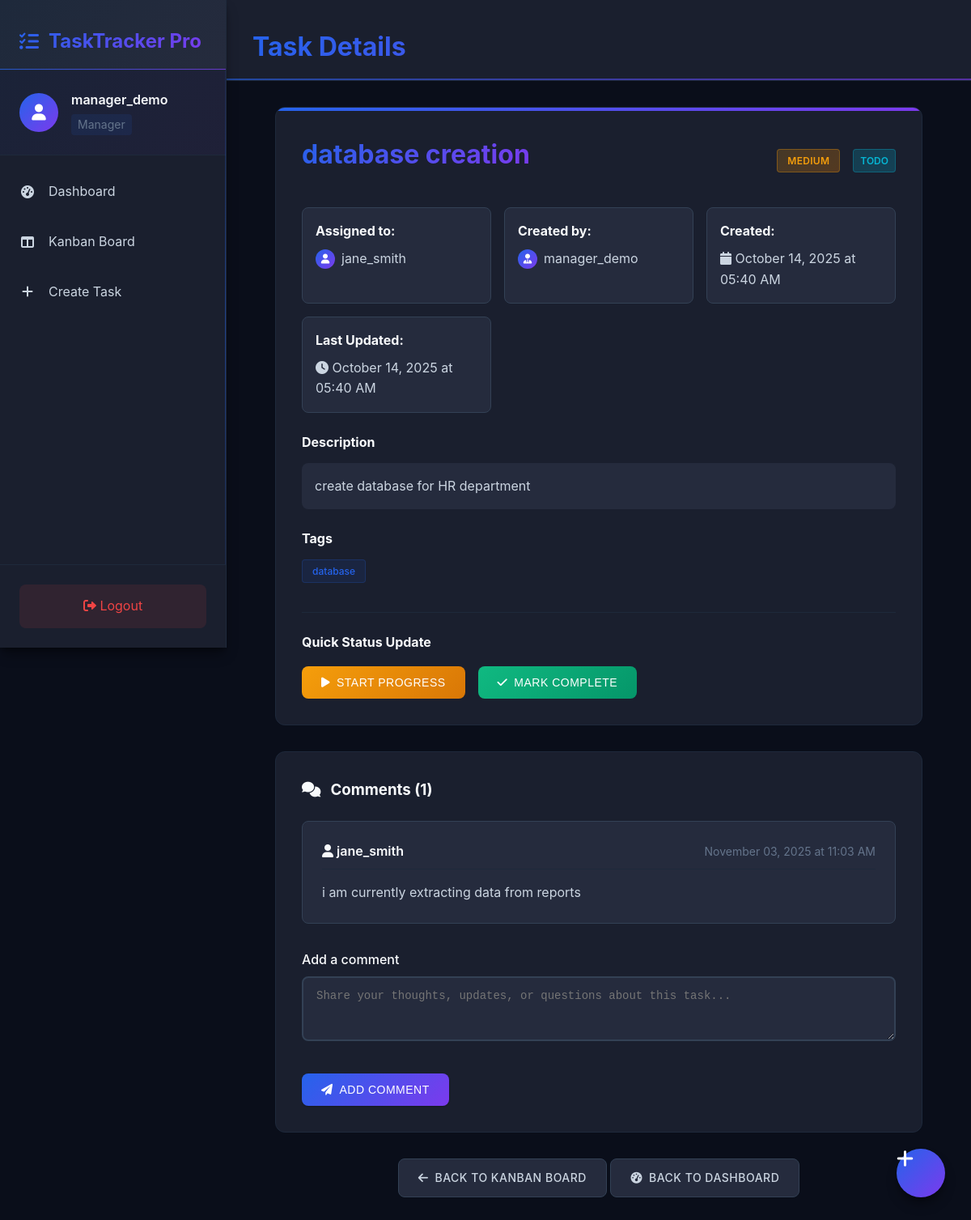
The app's page /tasks/detail/12 (signed in) with its own data.
### models.py (models this page shows, shortened)
class User(db.Model):
    __tablename__ = 'users'
    id = db.Column(db.Integer, primary_key=True)
    username = db.Column(db.String(80), unique=True, nullable=False)
    email = db.Column(db.String(120), unique=True, nullable=False)
    password_hash = db.Column(db.String(255), nullable=False)
    role = db.Column(db.String(50), nullable=False, default='employee')  # admin, manager, employee
    is_active = db.Column(db.Boolean, default=True)
    is_approved = db.Column(db.Boolean, default=False)  # For manager approval
    is_leader = db.Column(db.Boolean, default=False)  # Employee can be promoted to leader
    leader_capacity = db.Column(db.Integer, default=None)  # Max direct reports for leaders
    manager_id = db.Column(db.Integer, db.ForeignKey('users.id'), nullable=True)
    leader_id = db.Column(db.Integer, db.ForeignKey('users.id'), nullable=True)
    direct_reports = db.relationship('User', backref=db.backref('manager', remote_side=[id]), lazy=True, foreign_keys=[manager_id])
    led_employees = db.relationship('User', backref=db.backref('leader', remote_side=[id]), lazy=True, foreign_keys=[leader_id])
    created_tasks = db.relationship('Task', backref='created_by_user', lazy=True, foreign_keys='Task.created_by_id')
    assigned_tasks = db.relationship('Task', backref='assigned_to_user', lazy=True, foreign_keys='Task.assigned_to_id')
    comments = db.relationship('Comment', backref='author_user', lazy=True)
    created_at = db.Column(db.DateTime, default=datetime.utcnow)
    updated_at = db.Column(db.DateTime, default=datetime.utcnow, onupdate=datetime.utcnow)

class Task(db.Model):
    __tablename__ = 'tasks'
    id = db.Column(db.Integer, primary_key=True)
    title = db.Column(db.String(200), nullable=False)
    description = db.Column(db.Text)
    priority = db.Column(db.String(20), default='Medium')  # Low, Medium, High
    status = db.Column(db.String(20), default='todo')  # todo, in_progress, done
    tags = db.Column(db.Text)  # Comma-separated tags
    deadline = db.Column(db.DateTime, nullable=True)
    completed_at = db.Column(db.DateTime, nullable=True)
    assigned_to_id = db.Column(db.Integer, db.ForeignKey('users.id'), nullable=False)
    created_by_id = db.Column(db.Integer, db.ForeignKey('users.id'), nullable=False)
    comments = db.relationship('Comment', backref='task', lazy=True, cascade='all, delete-orphan')
    created_at = db.Column(db.DateTime, default=datetime.utcnow)
    updated_at = db.Column(db.DateTime, default=datetime.utcnow, onupdate=datetime.utcnow)
    def get_assigned_to(self):
        try:
            return User.query.get(self.assigned_to_id)
        except Exception as e:
            print(f"Error getting assigned user: {e}")
            return None
    def get_created_by(self):
        try:
            return User.query.get(self.created_by_id)
        except Exception as e:
            print(f"Error getting creator user: {e}")
            return None
    def get_tags_list(self):
        try:
            if self.tags:
                return [tag.strip() for tag in self.tags.split(',') if tag.strip()]
            return []
        except Exception as e:
            print(f"Error parsing tags: {e}")
            return []

class Comment(db.Model):
    __tablename__ = 'comments'
    id = db.Column(db.Integer, primary_key=True)
    text = db.Column(db.Text, nullable=False)
    task_id = db.Column(db.Integer, db.ForeignKey('tasks.id'), nullable=False)
    author_id = db.Column(db.Integer, db.ForeignKey('users.id'), nullable=False)
    created_at = db.Column(db.DateTime, default=datetime.utcnow)
    updated_at = db.Column(db.DateTime, default=datetime.utcnow, onupdate=datetime.utcnow)
    def get_author(self):
        try:
            return User.query.get(self.author_id)
        except Exception as e:
            print(f"Error getting comment author: {e}")
            return None

### routes/tasks.py (the view)
@task_bp.route('/detail/<int:task_id>')
@login_required
def task_detail(task_id):
    try:
        current_user = User.query.get(session['user_id'])
        task = Task.query.get_or_404(task_id)
        assigned_to = task.get_assigned_to()
        can_view = (
            current_user.role == 'admin' or
            task.created_by_id == current_user.id or
            task.assigned_to_id == current_user.id or
            (current_user.role == 'manager' and assigned_to and assigned_to.manager_id == current_user.id) or
            (current_user.is_leader and assigned_to and assigned_to.leader_id == current_user.id)
        )
        if not can_view:
            flash('You do not have permission to view this task.', 'error')
            return redirect(url_for('home'))
        comments = Comment.query.filter_by(task_id=task_id).order_by(Comment.created_at.desc()).all()
        can_update = (
            current_user.role == 'admin' or
            task.created_by_id == current_user.id or
            task.assigned_to_id == current_user.id or
            (current_user.role == 'manager' and assigned_to and current_user.can_assign_task_to(assigned_to)) or
            (current_user.is_leader and assigned_to and assigned_to.leader_id == current_user.id)
        )
        return render_template('tasks/detail.html',
                             task=task,
                             comments=comments,
                             current_user=current_user,
                             can_update=can_update,
                             assigned_to=assigned_to,
                             created_by=task.get_created_by())
    except Exception as e:
        print(f"Task detail error: {e}")
        flash('Error loading task details.', 'error')
        return redirect(url_for('home'))

### app.py (called while the page is built)
@app.context_processor
def inject_user():
    if 'user_id' in session:
        user = User.query.get(session['user_id'])
        return dict(current_user=user, User=User)
    return dict(current_user=None, User=User)

### routes/auth.py (called while the page is built)
def login_required(f):
    @wraps(f)
    def decorated_function(*args, **kwargs):
        if 'user_id' not in session:
            flash('Please login to access this page.', 'warning')
            return redirect(url_for('auth.login'))
        return f(*args, **kwargs)
    return decorated_function

### templates/tasks/detail.html (shortened to what this page needs)
{% extends "base.html" %}
{% block page_title %}Task Details{% endblock %}
{% block content %}
<div class="task-detail-container">
    <div class="task-detail-header">
        <div style="display: flex; align-items: center; justify-content: space-between; margin-bottom: 1.5rem;">
            <h1 class="task-detail-title">{{ task.title }}</h1>
            <div style="display: flex; gap: 1rem; align-items: center;">
                <span class="task-priority {{ task.priority.lower() }}">{{ task.priority }}</span>
                <span class="status-badge status-{{ task.status }}">{{ task.status.replace('_', ' ')|title }}</span>
            </div>
        </div>
        <div class="task-detail-meta">
            <div class="meta-item">
                <strong style="color: var(--text-primary);">Assigned to:</strong>
                <div style="color: var(--text-secondary); margin-top: 0.5rem; display: flex; align-items: center; gap: 0.5rem;">
                    <div class="user-avatar" style="width: 24px; height: 24px; font-size: 0.75rem;">
                        <i class="fas fa-user"></i>
                    </div>
                    {{ assigned_to.username if assigned_to else 'Unknown' }}
                </div>
            </div>
            <div class="meta-item">
                <strong style="color: var(--text-primary);">Created by:</strong>
                <div style="color: var(--text-secondary); margin-top: 0.5rem; display: flex; align-items: center; gap: 0.5rem;">
                    <div class="user-avatar" style="width: 24px; height: 24px; font-size: 0.75rem;">
                        <i class="fas fa-user-tie"></i>
                    </div>
                    {{ created_by.username if created_by else 'Unknown' }}
                </div>
            </div>
            <div class="meta-item">
                <strong style="color: var(--text-primary);">Created:</strong>
                <div style="color: var(--text-secondary); margin-top: 0.5rem;">
                    <i class="fas fa-calendar"></i>
                    {{ task.created_at.strftime('%B %d, %Y at %I:%M %p') }}
                </div>
            </div>
            <div class="meta-item">
                <strong style="color: var(--text-primary);">Last Updated:</strong>
                <div style="color: var(--text-secondary); margin-top: 0.5rem;">
                    <i class="fas fa-clock"></i>
                    {{ task.updated_at.strftime('%B %d, %Y at %I:%M %p') }}
                </div>
            </div>
        </div>
        {% if task.description %}
        <div style="margin-top: 1.5rem;">
            <h4 style="color: var(--text-primary); margin-bottom: 0.75rem;">Description</h4>
            <p style="color: var(--text-secondary); line-height: 1.6; background: var(--tertiary-bg); padding: 1rem; border-radius: var(--radius-md);">{{ task.description }}</p>
        </div>
        {% endif %}
        {% if task.tags %}
        <div style="margin-top: 1.5rem;">
            <h4 style="color: var(--text-primary); margin-bottom: 0.75rem;">Tags</h4>
            <div>
                {% for tag in task.get_tags_list() %}
                <span class="tag">{{ tag }}</span>
                {% endfor %}
            </div>
        </div>
        {% endif %}
        {% if can_update %}
        <div style="margin-top: 2rem; padding-top: 1.5rem; border-top: 1px solid var(--border-dark);">
            <h4 style="color: var(--text-primary); margin-bottom: 1rem;">Quick Status Update</h4>
            <div style="display: flex; gap: 1rem; flex-wrap: wrap;">
                {% if task.status != 'in_progress' %}
                <form method="POST" action="{{ url_for('tasks.update_task_status', task_id=task.id) }}" style="display: inline;">
                    <button type="submit" class="btn btn-warning">
                        <i class="fas fa-play"></i> Start Progress
                    </button>
                </form>
                {% endif %}
                {% if task.status != 'done' %}
                <form method="POST" action="{{ url_for('tasks.update_task_status', task_id=task.id) }}" style="display: inline;">
                    <button type="submit" class="btn btn-success">
                        <i class="fas fa-check"></i> Mark Complete
                    </button>
                </form>
                {% endif %}
            </div>
        </div>
        {% endif %}
    </div>
    <div class="comments-section">
        <h3 style="color: var(--text-primary); margin-bottom: 1.5rem; display: flex; align-items: center; gap: 0.75rem;">
            <i class="fas fa-comments"></i>
            Comments ({{ comments|length }})
        </h3>
        {% if comments %}
            {% for comment in comments %}
            <div class="comment">
                <div class="comment-header">
                    <span class="comment-author">
                        <i class="fas fa-user"></i>
                        {{ comment.get_author().username if comment.get_author() else 'Unknown' }}
                    </span>
                    <span class="comment-date">{{ comment.created_at.strftime('%B %d, %Y at %I:%M %p') }}</span>
                </div>
                <div class="comment-text">{{ comment.text }}</div>
            </div>
            {% endfor %}
        {% endif %}
        <form method="POST" action="{{ url_for('tasks.add_comment', task_id=task.id) }}" style="margin-top: 2rem;">
            <div class="form-group">
                <label for="comment">Add a comment</label>
                <textarea name="comment" id="comment" rows="3" required
                          placeholder="Share your thoughts, updates, or questions about this task..."
                          style="resize: vertical;"></textarea>
            </div>
            <div class="form-actions">
                <button type="submit" class="btn btn-primary">
                    <i class="fas fa-paper-plane"></i>
                    Add Comment
                </button>
            </div>
        </form>
    </div>
    <div style="text-align: center; margin-top: 2rem;">
        <a href="{{ url_for('manager.kanban') if current_user.role == 'manager' else url_for('employee.kanban') }}" class="btn btn-secondary">
            <i class="fas fa-arrow-left"></i>
            Back to Kanban Board
        </a>
        <a href="{{ url_for('manager.dashboard') if current_user.role == 'manager' else url_for('employee.dashboard') }}" class="btn btn-secondary">
            <i class="fas fa-tachometer-alt"></i>
            Back to Dashboard
        </a>
    </div>
</div>
{% endblock %}

### templates/base.html (shortened to what this page needs)
<!DOCTYPE html>
<html lang="en">
<head>
    <link rel="stylesheet" href="{{ url_for('static', filename='css/styles.css') }}">
    <link href="https://cdnjs.cloudflare.com/ajax/libs/font-awesome/6.0.0/css/all.min.css" rel="stylesheet">
</head>
<body>
    <div class="app-container">
        {% if session.get('user_id') %}
        <nav class="sidebar">
            <div class="sidebar-header">
                <h2 class="logo">
                    <i class="fas fa-tasks"></i>
                    TaskTracker Pro
                </h2>
            </div>
            <div class="user-info">
                <div class="user-avatar">
                    <i class="fas fa-user"></i>
                </div>
                <div class="user-details">
                    <span class="username">{{ session.get('username', 'User') }}</span>
                    <span class="user-role">{{ session.get('role', 'user')|title }}</span>
                </div>
            </div>
            <ul class="nav-menu">
                {% if session.get('role') == 'admin' %}
                <li><a href="{{ url_for('admin.dashboard') }}" class="nav-link">
                    <i class="fas fa-tachometer-alt"></i> Dashboard
                </a></li>
                <!-- <li><a href="{{ url_for('tasks.task_list') }}" class="nav-link">
                    <i class="fas fa-list"></i>
                </a></li> -->
                {% elif session.get('role') == 'manager' %}
                <li><a href="{{ url_for('manager.dashboard') }}" class="nav-link">
                    <i class="fas fa-tachometer-alt"></i> Dashboard
                </a></li>
                <li><a href="{{ url_for('manager.kanban') }}" class="nav-link">
                    <i class="fas fa-columns"></i> Kanban Board
                </a></li>
                <li><a href="{{ url_for('tasks.create_task') }}" class="nav-link">
                    <i class="fas fa-plus"></i> Create Task
                </a></li>
                {% endif %}
            </ul>
            <div class="sidebar-footer">
                <a href="{{ url_for('auth.logout') }}" class="logout-btn">
                    <span><i class="fas fa-sign-out-alt"></i> Logout</span>
                </a>
            </div>
        </nav>
        {% endif %}
        <main class="main-content {% if not session.get('user_id') %}no-sidebar{% endif %}">
            <div class="content-header">
                {% block header %}
                <h1>{% block page_title %}Task Tracker{% endblock %}</h1>
                {% endblock %}
            </div>
            <div class="content-body">
                {% block content %}{% endblock %}
            </div>
        </main>
    </div>
    {% if session.get('role') == 'manager' or (current_user and current_user.is_leader) %}
    <a href="{{ url_for('tasks.create_task') }}" class="fab" title="Create New Task">
        <i class="fas fa-plus"></i>
    </a>
    {% endif %}
</body>
</html>

### records on screen
User: get "manager_demo", get "Manager", username "manager_demo"
Task: title "database creation", priority "MEDIUM", status.replace "TODO", created_at "October 14, 2025 at 05:40 AM", updated_at "October 14, 2025 at 05:40 AM", description "create database for HR department", tags "database"
User: username "jane_smith"
Comment: get_author "jane_smith", created_at "November 03, 2025 at 11:03 AM", text "i am currently extracting data from reports"

### other values on screen
{{ comments|length }} "1"
